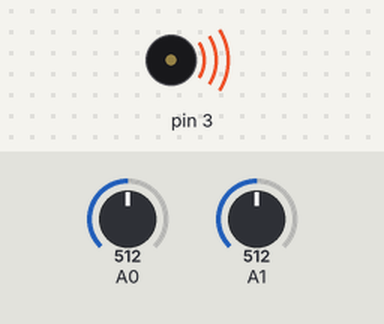
This sketch was run on a simulated Arduino Uno, built with avr-gcc and run on an emulated ATmega328P. Parts: buzzer (waves = sounding). Inputs (shaded band) come from the test bench; at power-on: A0 = 512, A1 = 512. What the sketch prints to the serial monitor is not drawn.

Above: at 0.15 s.
Timing chart, 0 to 1.6 s (numbered marks = the images above):
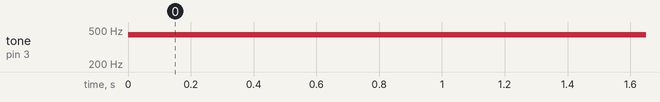

Measured:
- by itself, tone on pin 3: silent → 440 Hz at 0.00 s

The sketch:

Titraus.ino
```cpp
/**
 * Ohjelma tunnistaa valoportin läpi kulkevan vesipisaran,
 * ja tulostaa csv-muodossa pudotettujen pisaroiden määrän,
 * ajan ja pudotushetken pH-arvon.
 */

int counter = 0;

void setup() {
  Serial.begin(9600);
  Serial.print("\n");
  pinMode(3,OUTPUT);
}

void loop() {
   if(analogRead(A0)<1000){
      counter+=1;
      Serial.print(counter);
      Serial.print(",");
      Serial.print(millis());
      Serial.print(",");
      Serial.print(14-(float(analogRead(A1))/1023*3.5*4));
      Serial.print("\n");
      tone(3,440);
      delay(30);
      noTone(3);
    }
}
```
